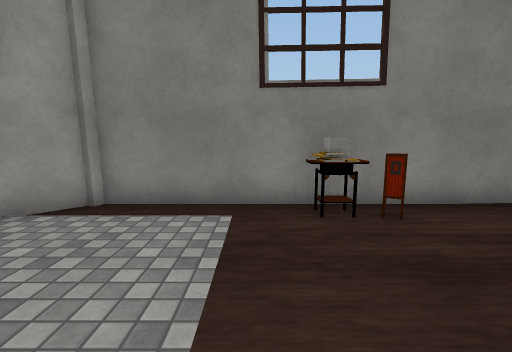
View 1 (above)

13 first-person views from a walk through a Unity game level. The camera is 1.4 m above the floor, tilts 8° down and sees 90° across. The floor is counted in squares, 1 m on a side. Each view is taken from the middle of a square. On the plan, view 1 faces up. The plan holds only what a view shows up to about 13 squares ahead; the rest is blank. The player is left out. Some surface patterns are stand-ins.

View 2
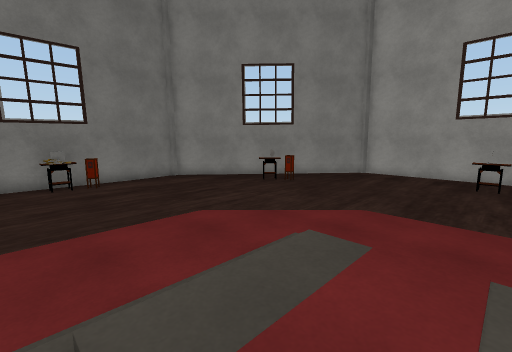

View 3
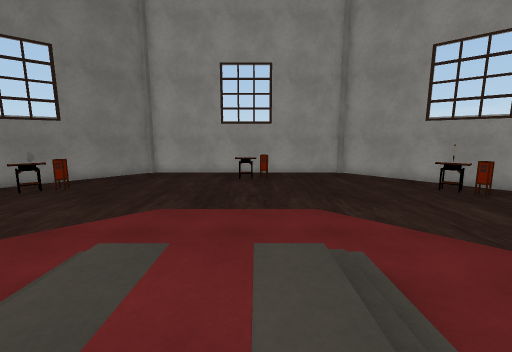

View 4
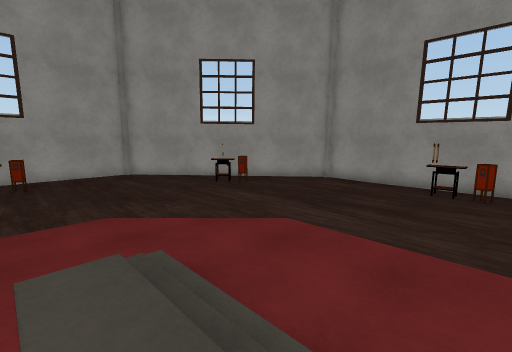

View 5
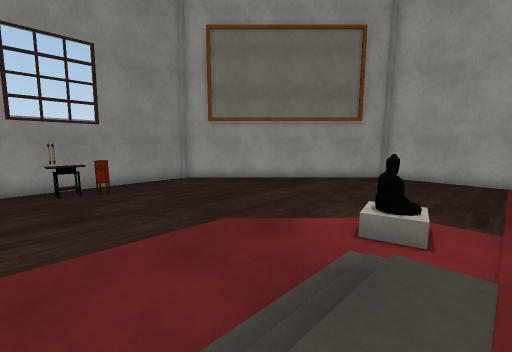

View 6
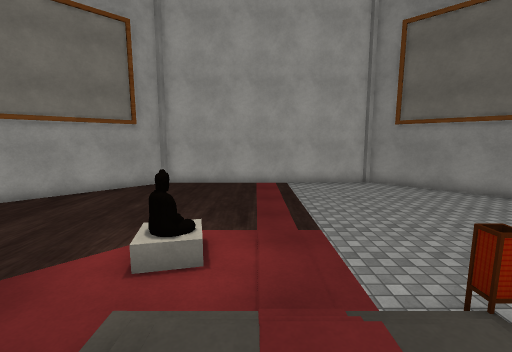

View 7
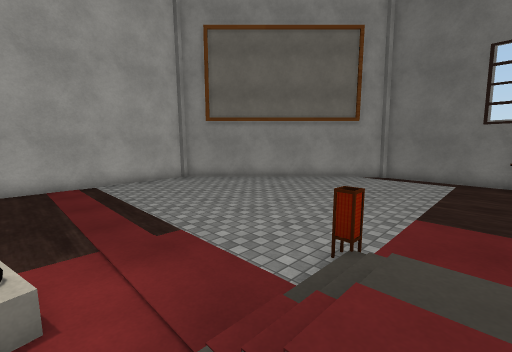

View 8
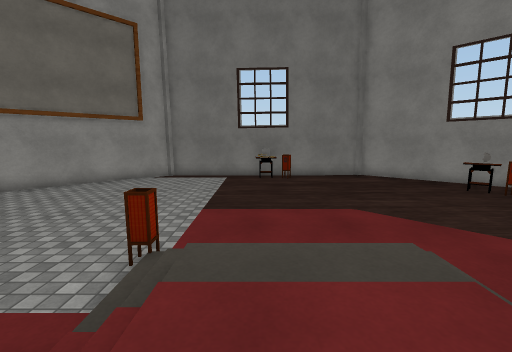

View 9
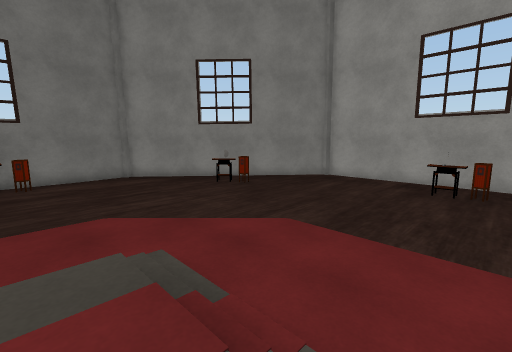

View 10
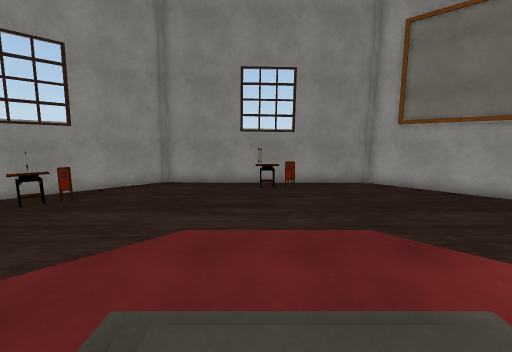

View 11
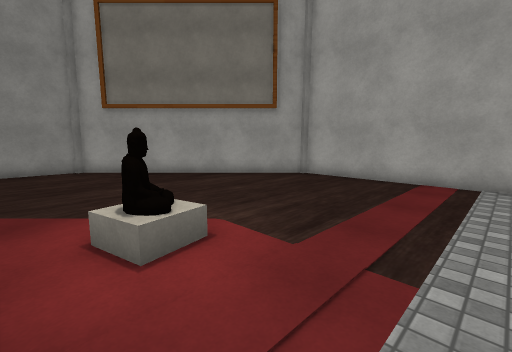

View 12
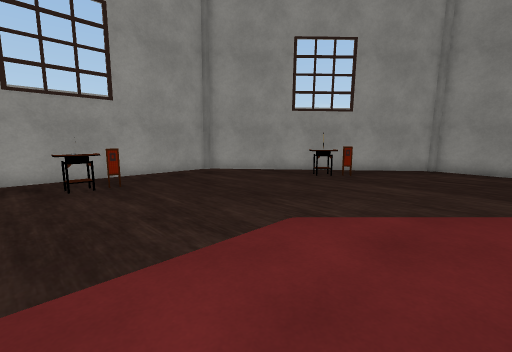

View 13
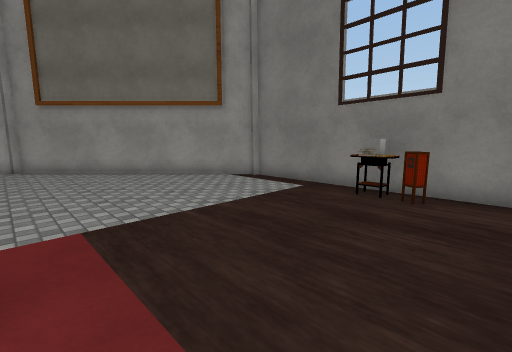

### Floor plan
Key: @ floor where view 1 was taken; # wall or solid block; . main floor; : floor 0.75 m higher than the main floor; / step, stairs or slope; = window, fence, low wall or low ledge; T table; H thing the floor can be seen under or through; O other object.
Columns run from 11 left of view 1 to 14 right of it. Each row starts with its distance up from view 1.
  6        ############
  5       ##....TT#...#
  4      ##............#.
  3     ##..............#.
  2    ##...............O#.
  1   ##................OO#.
  0  ##........@...........#.
 -1 ##......................#
 -2 #........................#
 -3 #........................=
 -4 #.........#..............=
 -5 #..........////..........=
 -6 #........../::/........TT=
 -7 #........../::/........TT=
 -8 #........O.////..........=
 -9 #........O...............=
-10 #........................=
-11 #........................#
-12 ##......................#.
-13  ##....................H..
-14   ##................TTH..
-15    ##...............HH.
-16     ##..............#.
-17      ##.....TT.....#.
-18       ##....TT....#.
-19        ############

Positions as (right, up) in squares from view 1, and headings:
1: (0, 0), facing up
2: (0, -7), facing up-right
3: (0, -7), facing right
4: (0, -7), facing down-right
5: (3, -7), facing down-left
6: (2, -7), facing left
7: (1, -8), facing up-left
8: (1, -8), facing up
9: (2, -8), facing up-right
10: (2, -6), facing down
11: (-1, -5), facing down-left
12: (4, -5), facing down-right
13: (4, -2), facing up-left
